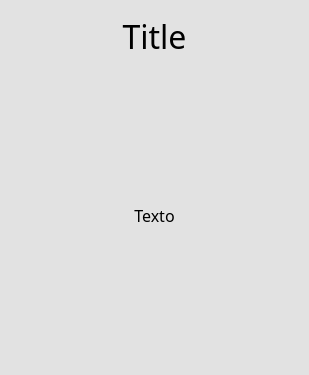
<?xml version="1.0" encoding="UTF-8"?>
<ui version="4.0">
 <class>templateCard</class>
 <widget class="QWidget" name="templateCard">
  <property name="geometry">
   <rect>
    <x>0</x>
    <y>0</y>
    <width>309</width>
    <height>375</height>
   </rect>
  </property>
  <property name="minimumSize">
   <size>
    <width>309</width>
    <height>375</height>
   </size>
  </property>
  <property name="maximumSize">
   <size>
    <width>309</width>
    <height>375</height>
   </size>
  </property>
  <property name="font">
   <font>
    <family>century gothic</family>
    <pointsize>24</pointsize>
   </font>
  </property>
  <property name="windowTitle">
   <string>Form</string>
  </property>
  <property name="styleSheet">
   <string notr="true">*{font-family:century gothic;}

#templateCard{
background-color: rgb(226, 226, 226);
padding-bottom: 250px;
border-radius: 30px;
background-repeat: none;
background-position: center;
}
#templateCard:hover{
    background-color: rgb(199, 199, 199);
}</string>
  </property>
  <layout class="QVBoxLayout" name="verticalLayout">
   <item>
    <widget class="QLabel" name="titleCard">
     <property name="minimumSize">
      <size>
       <width>0</width>
       <height>50</height>
      </size>
     </property>
     <property name="maximumSize">
      <size>
       <width>16777215</width>
       <height>50</height>
      </size>
     </property>
     <property name="font">
      <font>
       <family>century gothic</family>
       <pointsize>24</pointsize>
      </font>
     </property>
     <property name="text">
      <string>Title</string>
     </property>
     <property name="alignment">
      <set>Qt::AlignCenter</set>
     </property>
    </widget>
   </item>
   <item>
    <widget class="QLabel" name="contentCard">
     <property name="font">
      <font>
       <family>century gothic</family>
       <pointsize>12</pointsize>
      </font>
     </property>
     <property name="text">
      <string>Texto</string>
     </property>
     <property name="textFormat">
      <enum>Qt::RichText</enum>
     </property>
     <property name="scaledContents">
      <bool>false</bool>
     </property>
     <property name="alignment">
      <set>Qt::AlignCenter</set>
     </property>
     <property name="wordWrap">
      <bool>true</bool>
     </property>
    </widget>
   </item>
  </layout>
 </widget>
 <resources/>
 <connections/>
</ui>
